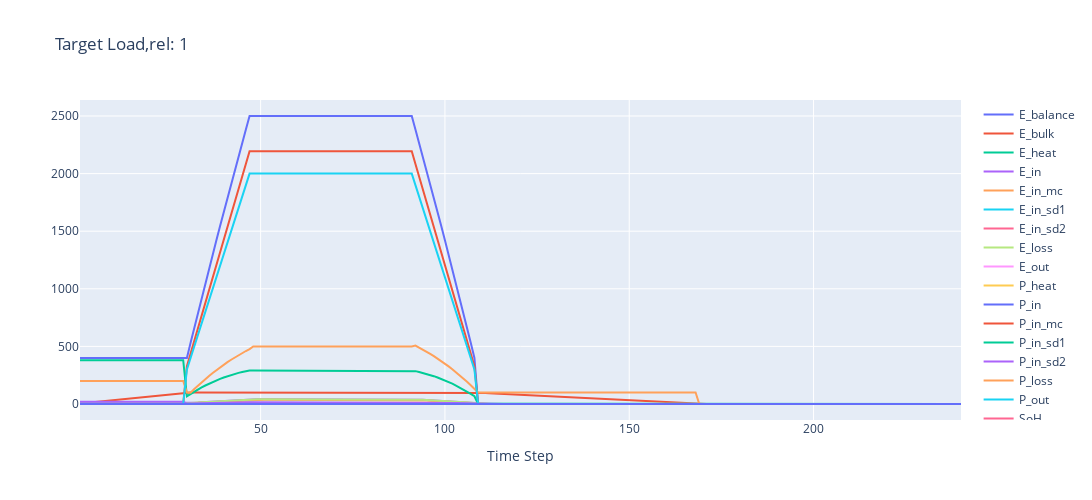

The cell this chart's notebook holds for it:
### Markdown cell above
## Load cycle calculation

### Code cell
# Result DataFrame Initialization
state_parms = [a for a in dir(ECCState()) if not a.startswith('__')]
df1 = pd.DataFrame(columns=state_parms)
df1.loc[0] = vars(ECCState())

# Run different stationary cases for target output load
target = 1

# number of time steps
ts = 240

## Initialization of component
C1_state = ECCState()
C1 = EnergyConversionComponent(par=component,
                               ts=1,
                               state=copy.deepcopy(C1_state))
for t in range(ts):
    if t <= 90:
        C1.step_action(target)
    else:
        C1.step_action(0)
    df1.loc[t + 1] = vars(C1.state)

# Create traces
fig = go.Figure()

# Create traces
for cl in df1.columns:
    fig.add_trace(go.Scatter(x=df1.index[1:], y=df1[cl][1:],
                             
                             mode='lines',
                             name=cl))
    
fig.update_layout(title=f"Target Load,rel: {target}",
                  xaxis_title="Time Step",
                 )
fig.update_layout(
    autosize=False,
    width=1400,
    height=500)
fig.show()

### Figure 1 — Plotly figure (JSON) as saved in the notebook; plotly's stock layout.template omitted (floating-point values rounded to 4 significant figures; data arrays with more than 128 entries replaced by an {"elided": "..."} marker saying what was removed)
{"data": [{"mode": "lines", "name": "E_balance", "type": "scatter", "x": {"elided": "240 int values"}, "y": {"elided": "240 float values"}}, {"mode": "lines", "name": "E_bulk", "type": "scatter", "x": {"elided": "240 int values"}, "y": {"elided": "240 float values"}}, {"mode": "lines", "name": "E_heat", "type": "scatter", "x": {"elided": "240 int values"}, "y": {"elided": "240 float values"}}, {"mode": "lines", "name": "E_in", "type": "scatter", "x": {"elided": "240 int values"}, "y": {"elided": "240 float values"}}, {"mode": "lines", "name": "E_in_mc", "type": "scatter", "x": {"elided": "240 int values"}, "y": {"elided": "240 float values"}}, {"mode": "lines", "name": "E_in_sd1", "type": "scatter", "x": {"elided": "240 int values"}, "y": {"elided": "240 float values"}}, {"mode": "lines", "name": "E_in_sd2", "type": "scatter", "x": {"elided": "240 int values"}, "y": {"elided": "240 float values"}}, {"mode": "lines", "name": "E_loss", "type": "scatter", "x": {"elided": "240 int values"}, "y": {"elided": "240 float values"}}, {"mode": "lines", "name": "E_out", "type": "scatter", "x": {"elided": "240 int values"}, "y": {"elided": "240 float values"}}, {"mode": "lines", "name": "P_heat", "type": "scatter", "x": {"elided": "240 int values"}, "y": {"elided": "240 float values"}}, {"mode": "lines", "name": "P_in", "type": "scatter", "x": {"elided": "240 int values"}, "y": {"elided": "240 float values"}}, {"mode": "lines", "name": "P_in_mc", "type": "scatter", "x": {"elided": "240 int values"}, "y": {"elided": "240 float values"}}, {"mode": "lines", "name": "P_in_sd1", "type": "scatter", "x": {"elided": "240 int values"}, "y": {"elided": "240 float values"}}, {"mode": "lines", "name": "P_in_sd2", "type": "scatter", "x": {"elided": "240 int values"}, "y": {"elided": "240 float values"}}, {"mode": "lines", "name": "P_loss", "type": "scatter", "x": {"elided": "240 int values"}, "y": {"elided": "240 float values"}}, {"mode": "lines", "name": "P_out", "type": "scatter", "x": {"elided": "240 int values"}, "y": {"elided": "240 float values"}}, {"mode": "lines", "name": "SoH", "type": "scatter", "x": {"elided": "240 int values"}, "y": {"elided": "240 int values"}}, {"mode": "lines", "name": "eta", "type": "scatter", "x": {"elided": "240 int values"}, "y": {"elided": "240 float values"}}, {"mode": "lines", "name": "eta_mc", "type": "scatter", "x": {"elided": "240 int values"}, "y": {"elided": "240 float values"}}, {"mode": "lines", "name": "heatup", "type": "scatter", "x": {"elided": "240 int values"}, "y": {"elided": "240 float values"}}, {"mode": "lines", "name": "opex_Eur", "type": "scatter", "x": {"elided": "240 int values"}, "y": {"elided": "240 int values"}}], "layout": {"autosize": false, "height": 500, "title": {"text": "Target Load,rel: 1"}, "width": 1400, "xaxis": {"title": {"text": "Time Step"}}}}
